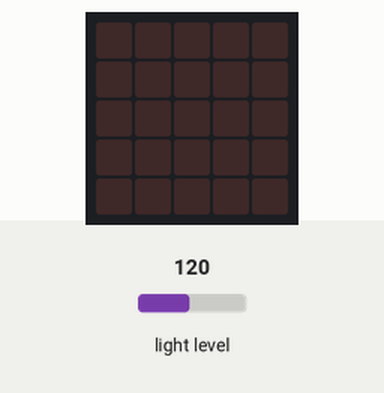
This program was run on a simulated BBC micro:bit running MicroPython. Parts: the board's 5×5 LED display. The inputs (shaded band) are chosen by the test bench; at power-on: light level 120. What the program prints to the serial console is not drawn.

Above: at 0.4 s.
At 1.27 s:
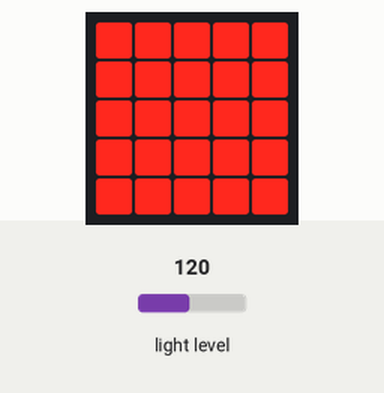

Measured:
- what the display in image 0 shows lasts 0.9 s, from 0.4 s to 1.3 s

The program:

main.py
```python
from microbit import *
from utime import sleep_ms
from micropython import const


ON_Threshold_min = const(25)
ON_Threshold_max = const(35)

OFF_Threshold_min = const(50)
OFF_Threshold_max = const(75)

check_counter = const(10)


lights_on = True
time_counter = 0
image = Image(5, 5, bytearray([9,9,9,9,9,9,9,9,9,9,9,9,9,9,9,9,9,9,9,9,9,9,9,9,9]))


while True:
    light_level = display.read_light_level()
    print(light_level)

    if(lights_on == True):
        if((light_level > OFF_Threshold_min) and (time_counter < check_counter)):
            time_counter += 1
            sleep_ms(300)

        if((light_level > OFF_Threshold_max) and (time_counter >= check_counter)):
            lights_on = False
            time_counter = 0

        if(light_level < OFF_Threshold_max):
            time_counter = 0

        display.show(image)
        sleep_ms(60)
        display.clear()
        sleep_ms(600)

    else:
        if((light_level < ON_Threshold_max) and (time_counter < check_counter)):
            time_counter += 1
            sleep_ms(300)

        if((light_level < ON_Threshold_min) and (time_counter >= check_counter)):
            lights_on = True
            time_counter = 0
            display.clear()

        if(light_level > ON_Threshold_max):
            time_counter = 0
```
